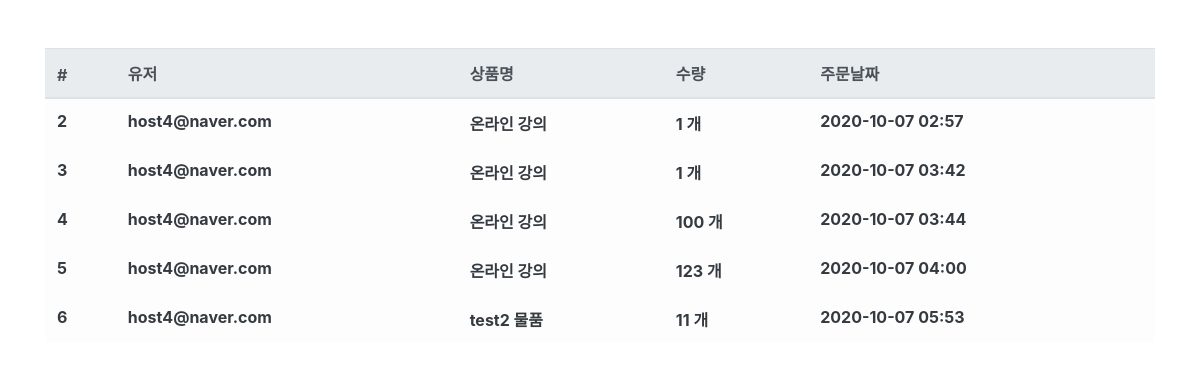
/order/ (signed in), run on the app's committed database.
### order/models.py (models this page shows, shortened)
class Order(models.Model):
    objects = models.Manager()
    shopuser = models.ForeignKey(
        'shopuser.Shopuser', on_delete=models.CASCADE, verbose_name='사용자')
    product = models.ForeignKey(
        'product.Product', on_delete=models.CASCADE, verbose_name='상품')
    quantity = models.IntegerField(verbose_name='수량')
    register_date = models.DateTimeField(
        auto_now_add=True, verbose_name='주문일자')
    class Meta:
        db_table = 'shop_order'  # 테이블명 지정
        verbose_name = '주문'
        verbose_name_plural = '주문'  # 복수형

### shopuser/models.py (models this page shows)
class Shopuser(models.Model):
    objects = models.Manager()
    email = models.EmailField(verbose_name='이메일')
    password = models.CharField(max_length=64, verbose_name='비밀번호')
    register_date = models.DateTimeField(
        auto_now_add=True, verbose_name='등록날짜')
    def __str__(self):
        return self.email
    class Meta:
        db_table = 'shop_user'  # 테이블명 지정
        verbose_name = '사용자'
        verbose_name_plural = '사용자'  # 복수형

### product/models.py (models this page shows)
class Product(models.Model):
    objects = models.Manager()
    name = models.CharField(max_length=256, verbose_name='상품명')
    price = models.IntegerField(verbose_name='상품가격')
    description = models.TextField(verbose_name='상품설명')
    stuck = models.IntegerField(verbose_name='재고')
    register_date = models.DateTimeField(
        auto_now_add=True, verbose_name='등록날짜')
    def __str__(self):
        return self.name
    class Meta:
        db_table = 'shop_product'  # 테이블명 지정
        verbose_name = '상품'
        verbose_name_plural = '상품'  # 복수형

### order/views.py (the view)
# urls.py: path('order/', OrderList.as_view()),
class OrderList(ListView):
    template_name = 'order.html'
    context_object_name = 'order_list'
    def get_queryset(self, **kwargs):
        queryset = Order.objects.filter(
            shopuser__email=self.request.session.get('user')
        )
        return queryset

### order/templates/order.html
{%extends 'base.html'%}
{% load humanize %}
{%block contents%}
<div class="row mt-5">
    <div class="col-12">
        <table class="table table-light">
            <thead class="thead-light">
                <tr>
                    <th scope="col">#</th>
                    <th scope="col">유저</th>
                    <th scope="col">상품명</th>
                    <th scope="col">수량</th>
                    <th scope="col">주문날짜</th>
                </tr>
            </thead>
            <tbody class="text-dark">
                {%for order in order_list%}
                <tr>
                    <th scope="row">{{order.id}}</th>
                    <th scope="row">{{order.shopuser}}</th>
                    <th scope="row">{{order.product}}</th>
                    <th scope="row">{{order.quantity | intcomma}} 개</th>
                    <th scope="row">{{order.register_date|date:'Y-m-d H:i' }}</th>
                </tr>
                {%endfor%}
            </tbody>
        </table>
    </div>
</div>
{%endblock%}

### data on the page
Order: id "2", shopuser "host4@naver.com", product "온라인 강의", quantity "1", register_date "2020-10-07 02:57"
Order: id "3", shopuser "host4@naver.com", product "온라인 강의", quantity "1", register_date "2020-10-07 03:42"
Order: id "4", shopuser "host4@naver.com", product "온라인 강의", quantity "100", register_date "2020-10-07 03:44"
Order: id "5", shopuser "host4@naver.com", product "온라인 강의", quantity "123", register_date "2020-10-07 04:00"
Order: id "6", shopuser "host4@naver.com", product "test2 물품", quantity "11", register_date "2020-10-07 05:53"
